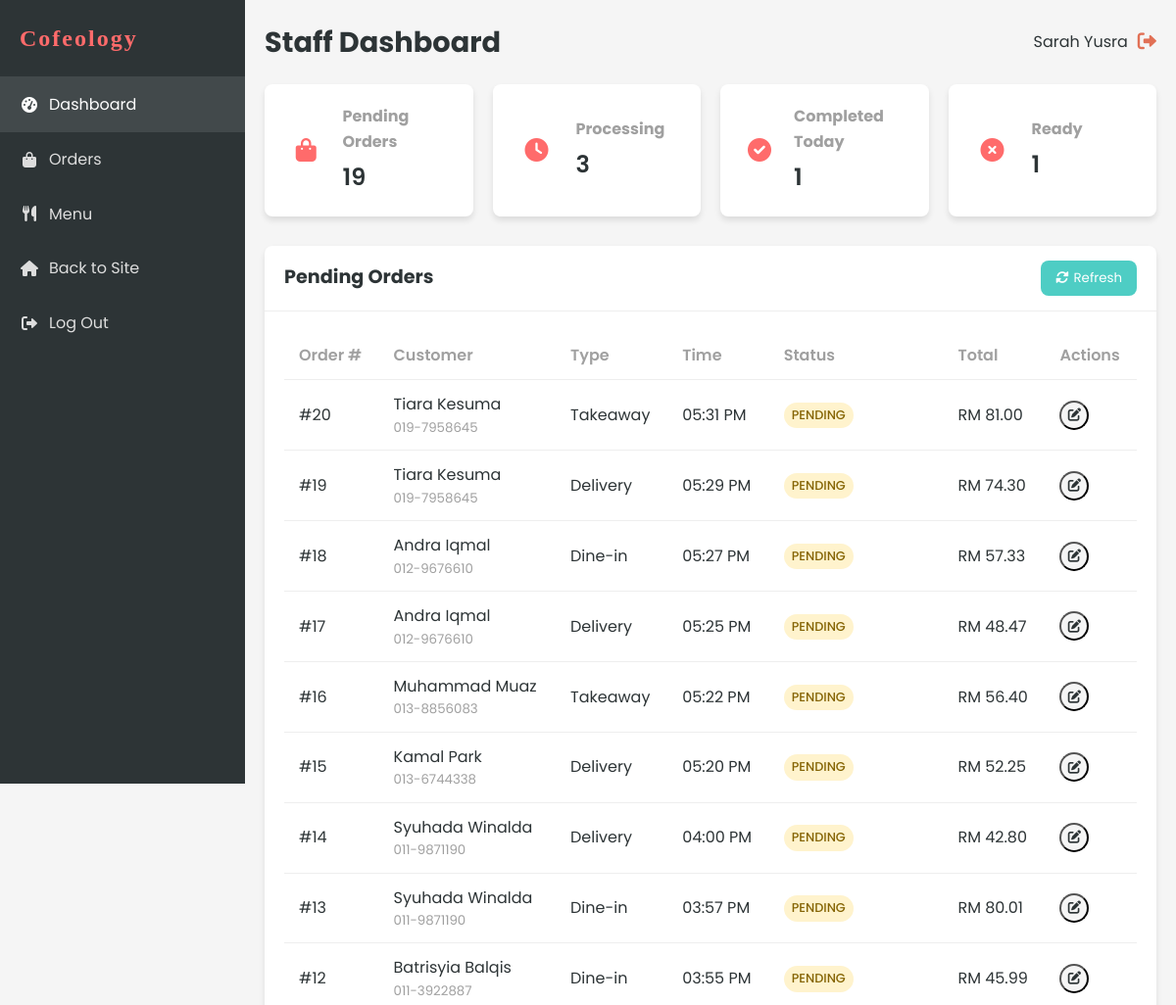
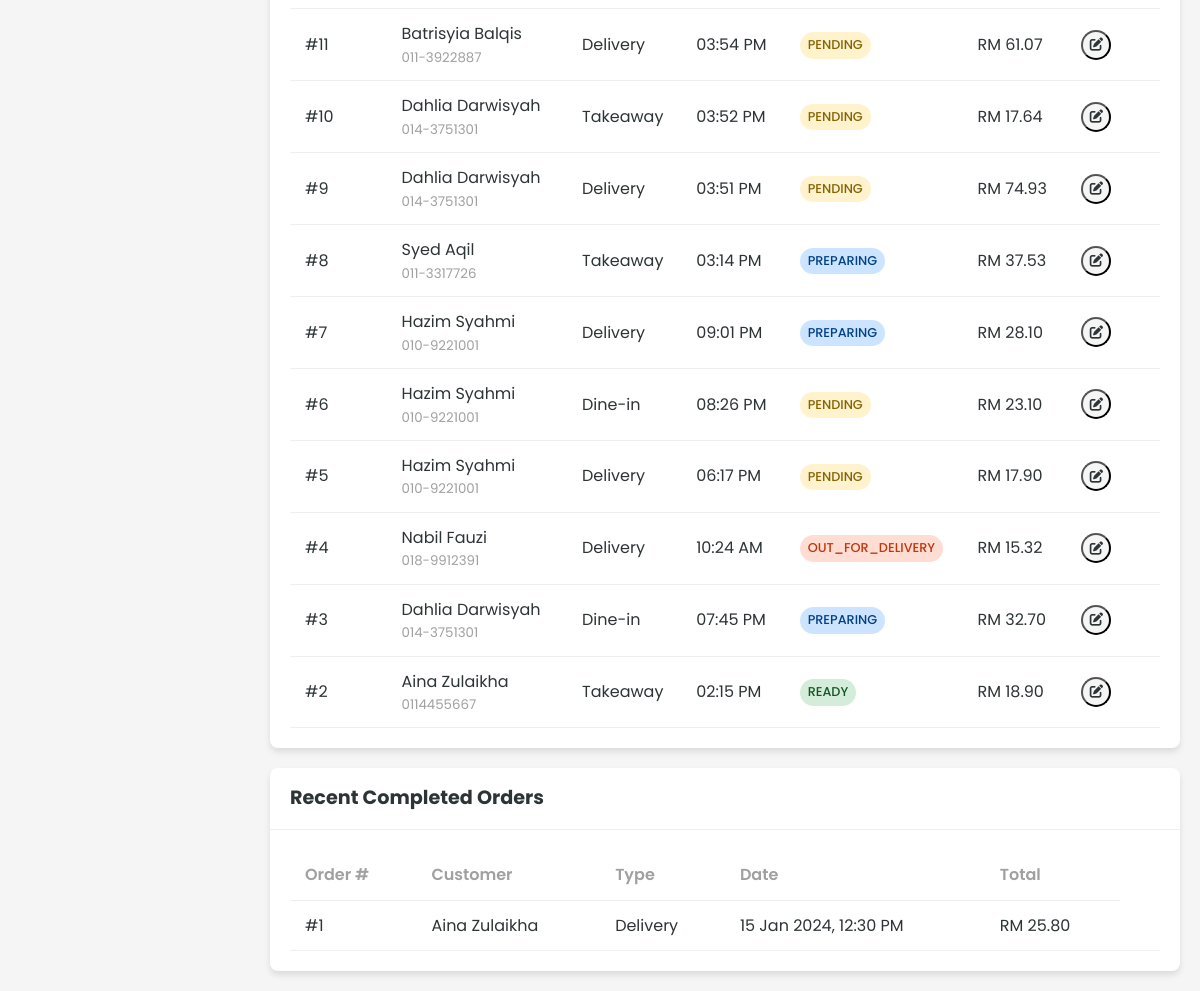
/staff/dashboard.php (signed in), run on the app's committed database (2 pictures, top to bottom).
### tables this page shows
CREATE TABLE `order` (
  `ORDER_ID` int(11) NOT NULL,
  `ORDER_NUMBER` varchar(20) NOT NULL,
  `ORDER_TIME` time NOT NULL,
  `ORDER_DATE` date NOT NULL,
  `ORDER_TYPE` enum('delivery','takeaway','dine-in') NOT NULL,
  `ORDER_STATUS` enum('pending','preparing','ready','out_for_delivery','completed','cancelled') DEFAULT 'pending',
  `TOT_AMOUNT` decimal(10,2) NOT NULL,
  `DELIVERY_ADDRESS` text DEFAULT NULL,
  `PAYMENT_METHOD` varchar(50) DEFAULT NULL,
  `PAYMENT_STATUS` enum('pending','completed','failed') DEFAULT 'pending',
  `CUST_ID` int(11) NOT NULL,
  `STAFF_ID` int(11) DEFAULT NULL,
  `special_instructions` text DEFAULT NULL,
  `pickup_time` datetime DEFAULT NULL,
  `created_at` timestamp NOT NULL DEFAULT current_timestamp(),
  `updated_at` timestamp NOT NULL DEFAULT current_timestamp() ON UPDATE current_timestamp()
);

CREATE TABLE `customer` (
  `CUST_ID` int(11) NOT NULL,
  `CUSTOMER_ID` varchar(20) NOT NULL,
  `CUST_NAME` varchar(100) NOT NULL,
  `CUST_NPHONE` varchar(20) NOT NULL,
  `CUST_EMAIL` varchar(100) NOT NULL,
  `CUST_PASSWORD` varchar(255) NOT NULL,
  `MEMBERSHIP` enum('basic','premium','vip') DEFAULT 'basic',
  `created_at` timestamp NOT NULL DEFAULT current_timestamp(),
  `updated_at` timestamp NOT NULL DEFAULT current_timestamp() ON UPDATE current_timestamp()
);

### includes/functions.php (called while the page is built, shortened)
<?php
function formatCurrency($amount) {
    return 'RM ' . number_format($amount, 2);
}
?>

### staff/dashboard.php (the view, shortened to what this page needs)
<?php
include '../includes/db_connect.php';
include '../includes/functions.php';
$stmt = $conn->prepare("
    SELECT o.*, c.CUST_NAME as customer_name, c.CUST_NPHONE as customer_phone
    FROM `ORDER` o
    JOIN CUSTOMER c ON o.CUST_ID = c.CUST_ID
    WHERE o.ORDER_STATUS != 'completed' AND o.ORDER_STATUS != 'cancelled'
    ORDER BY o.ORDER_DATE DESC, o.ORDER_TIME DESC
");
$stmt->execute();
$pendingOrders = $stmt->get_result()->fetch_all(MYSQLI_ASSOC);
$stmt = $conn->prepare("
    SELECT o.*, c.CUST_NAME as customer_name
    FROM `ORDER` o
    JOIN CUSTOMER c ON o.CUST_ID = c.CUST_ID
    WHERE o.ORDER_STATUS = 'completed'
    ORDER BY o.ORDER_DATE DESC, o.ORDER_TIME DESC
    LIMIT 10
");
$stmt->execute();
$completedOrders = $stmt->get_result()->fetch_all(MYSQLI_ASSOC);
?>
<!DOCTYPE html>
<html lang="en">
<head>
    <link rel="stylesheet" href="../css/style.css?v=1.1">
    <link rel="stylesheet" href="../css/dashboard.css?v=1.1">
    <link rel="stylesheet" href="https://cdnjs.cloudflare.com/ajax/libs/font-awesome/6.0.0-beta3/css/all.min.css">
</head>
<body>
    <div class="dashboard-container">
        <?php include 'sidebar.php'; ?>
        <div class="dashboard-content">
            <header class="dashboard-header">
                <div class="header-title">
                    <h1>Staff Dashboard</h1>
                </div>
                <div class="header-actions">
                    <div class="user-info">
                        <span><?php echo htmlspecialchars($_SESSION['user_name']); ?></span>
                        <a href="../logout.php" class="logout-btn">
                            <i class="fas fa-sign-out-alt"></i>
                        </a>
                    </div>
                </div>
            </header>
            <div class="dashboard-stats">
                <div class="stat-card">
                    <div class="stat-icon">
                        <i class="fas fa-shopping-bag"></i>
                    </div>
                    <div class="stat-info">
                        <h3>Pending Orders</h3>
                        <p id="pending-count"><?php echo count($pendingOrders); ?></p>
                    </div>
                </div>
                <div class="stat-card">
                    <div class="stat-icon">
                        <i class="fas fa-clock"></i>
                    </div>
                    <div class="stat-info">
                        <h3>Processing</h3>
                        <p id="processing-count">
                            <?php
                            $processingCount = 0;
                            foreach($pendingOrders as $order) {
                                if($order['ORDER_STATUS'] === 'preparing') $processingCount++;
                            }
                            echo $processingCount;
                            ?>
                        </p>
                    </div>
                </div>
                <div class="stat-card">
                    <div class="stat-icon">
                        <i class="fas fa-check-circle"></i>
                    </div>
                    <div class="stat-info">
                        <h3>Completed Today</h3>
                        <p id="completed-count"><?php echo count($completedOrders); ?></p>
                    </div>
                </div>
                <div class="stat-card">
                    <div class="stat-icon">
                        <i class="fas fa-times-circle"></i>
                    </div>
                    <div class="stat-info">
                        <h3>Ready</h3>
                        <p id="ready-count">
                            <?php
                            $readyCount = 0;
                            foreach($pendingOrders as $order) {
                                if($order['ORDER_STATUS'] === 'ready') $readyCount++;
                            }
                            echo $readyCount;
                            ?>
                        </p>
                    </div>
                </div>
            </div>
            <div class="dashboard-main">
                <div class="card">
                    <div class="card-header">
                        <h2>Pending Orders</h2>
                        <button class="refresh-btn" onclick="refreshOrders()">
                            <i class="fas fa-sync-alt"></i> Refresh
                        </button>
                    </div>
                    <div class="card-body">
                        <div class="table-responsive">
                            <table class="table">
                                <thead>
                                    <tr>
                                        <th>Order #</th>
                                        <th>Customer</th>
                                        <th>Type</th>
                                        <th>Time</th>
                                        <th>Status</th>
                                        <th>Total</th>
                                        <th>Actions</th>
                                    </tr>
                                </thead>
                                <tbody id="pending-orders">
                                    <?php if (empty($pendingOrders)): ?>
                                        <tr>
                                            <td colspan="7" class="text-center">No pending orders</td>
                                        </tr>
                                    <?php else: ?>
                                        <?php foreach ($pendingOrders as $order): ?>
                                            <tr>
                                                <td>#<?php echo $order['ORDER_ID']; ?></td>
                                                <td>
                                                    <div class="customer-info">
                                                        <span><?php echo htmlspecialchars($order['customer_name']); ?></span>
                                                        <small><?php echo htmlspecialchars($order['customer_phone']); ?></small>
                                                    </div>
                                                </td>
                                                <td><?php echo ucfirst($order['ORDER_TYPE']); ?></td>
                                                <td><?php echo date('h:i A', strtotime($order['ORDER_DATE'] . ' ' . $order['ORDER_TIME'])); ?></td>
                                                <td>
                                                    <span class="status-badge <?php echo $order['ORDER_STATUS']; ?>">
                                                        <?php echo ucfirst($order['ORDER_STATUS']); ?>
                                                    </span>
                                                </td>
                                                <td><?php echo formatCurrency($order['TOT_AMOUNT']); ?></td>
                                                <td>
                                                    <div class="table-actions">
                                                        <button class="btn-icon update-status" data-id="<?php echo $order['ORDER_ID']; ?>" title="Update Status">
                                                            <i class="fas fa-edit"></i>
                                                        </button>
                                                    </div>
                                                </td>
                                            </tr>
                                        <?php endforeach; ?>
                                    <?php endif; ?>
                                </tbody>
                            </table>
                        </div>
                    </div>
                </div>
                <div class="card">
                    <div class="card-header">
                        <h2>Recent Completed Orders</h2>
                    </div>
                    <div class="card-body">
                        <div class="table-responsive">
                            <table class="table">
                                <thead>
                                    <tr>
                                        <th>Order #</th>
                                        <th>Customer</th>
                                        <th>Type</th>
                                        <th>Date</th>
                                        <th>Total</th>
                                    </tr>
                                </thead>
                                <tbody>
                                    <?php if (empty($completedOrders)): ?>
                                        <tr>
                                            <td colspan="6" class="text-center">No completed orders</td>
                                        </tr>
                                    <?php else: ?>
                                        <?php foreach ($completedOrders as $order): ?>
                                            <tr>
                                                <td>#<?php echo $order['ORDER_ID']; ?></td>
                                                <td><?php echo htmlspecialchars($order['customer_name']); ?></td>
                                                <td><?php echo ucfirst($order['ORDER_TYPE']); ?></td>
                                                <td><?php echo date('d M Y, h:i A', strtotime($order['ORDER_DATE'] . ' ' . $order['ORDER_TIME'])); ?></td>
                                                <td><?php echo formatCurrency($order['TOT_AMOUNT']); ?></td>
                                                <td>
                                                </td>
                                            </tr>
                                        <?php endforeach; ?>
                                    <?php endif; ?>
                                </tbody>
                            </table>
                        </div>
                    </div>
                </div>
            </div>
        </div>
    </div>
</body>
</html>

### css/style.css (style rules this page uses)
:root { --primary-color: #ff6b6b; --secondary-color: #4ecdc4; --accent-color: #ffd166; --dark-color: #2d3436; --light-color: #f8f9fa; --success-color: #6bcd69; --warning-color: #ffd166; --danger-color: #e17055; --gray-color: #a0a0a0; --border-radius: 8px; --box-shadow: 0 4px 6px rgba(0, 0, 0, 0.1); --transition: all 0.3s ease; }
* { margin: 0; padding: 0; box-sizing: border-box; }
body { font-family: 'Poppins', "Segoe UI", Tahoma, Geneva, Verdana, sans-serif; line-height: 1.6; color: var(--dark-color); background-color: #f5f5f5; }
a { text-decoration: none; color: var(--primary-color); transition: var(--transition); }
.header-actions { display: flex; align-items: center; }
.header-actions > * { margin-left: 15px; }

### css/dashboard.css (style rules this page uses)
.dashboard-container { display: flex; min-height: 100vh; }
.dashboard-content { flex: 1; margin-left: 250px; padding: 20px; background-color: #f5f5f5; }
.dashboard-header { display: flex; justify-content: space-between; align-items: center; margin-bottom: 20px; }
.header-title h1 { margin: 0; font-size: 1.8rem; }
.header-actions { display: flex; align-items: center; }
.user-info { display: flex; align-items: center; }
.user-info span { margin-right: 10px; }
.logout-btn { color: var(--danger-color); font-size: 1.2rem; }
.dashboard-stats { display: grid; grid-template-columns: repeat(auto-fit, minmax(200px, 1fr)); gap: 20px; margin-bottom: 30px; }
.stat-card { background-color: white; border-radius: var(--border-radius); box-shadow: var(--box-shadow); padding: 20px; display: flex; align-items: center; }
.stat-icon { width: 50px; height: 50px; background-color: rgba(var(--primary-color-rgb), 0.1); color: var(--primary-color); border-radius: 50%; display: flex; justify-content: center; align-items: center; font-size: 1.5rem; margin-right: 15px; }
.stat-info h3 { margin: 0 0 5px; font-size: 1rem; color: var(--gray-color); }
.stat-info p { margin: 0; font-size: 1.5rem; font-weight: 600; }
.dashboard-main { display: grid; grid-template-columns: 1fr; gap: 20px; }
.card { background-color: white; border-radius: var(--border-radius); box-shadow: var(--box-shadow); overflow: hidden; }
.card-header { padding: 15px 20px; border-bottom: 1px solid #eee; display: flex; justify-content: space-between; align-items: center; }
.card-header h2 { margin: 0; font-size: 1.2rem; }
.card-body { padding: 20px; }
.table-responsive { overflow-x: auto; }
.table { width: 100%; border-collapse: collapse; }
.table th, .table td { padding: 12px 15px; text-align: left; border-bottom: 1px solid #eee; }
.table th { font-weight: 600; color: var(--gray-color); }
.table-actions { display: flex; gap: 10px; }
.btn-icon { width: 30px; height: 30px; border-radius: 50%; display: flex; justify-content: center; align-items: center; background-color: #f5f5f5; color: var(--dark-color); cursor: pointer; transition: var(--transition); }
.customer-info { display: flex; flex-direction: column; }
.customer-info small { color: var(--gray-color); }
.status-badge { display: inline-block; padding: 3px 8px; border-radius: 20px; font-size: 0.8rem; font-weight: 500; text-transform: uppercase; }
.status-badge.pending { background-color: rgba(255, 193, 7, 0.2); color: #856404; }
.status-badge.preparing { background-color: rgba(0, 123, 255, 0.2); color: #004085; }
.status-badge.ready { background-color: rgba(40, 167, 69, 0.2); color: #155724; }
.status-badge.out_for_delivery { background-color: rgba(255, 87, 34, 0.2); color: #bf360c; }
.refresh-btn { font-family: 'Poppins', sans-serif; display: flex; align-items: center; gap: 5px; padding: 8px 15px; background-color: var(--secondary-color); color: white; border: none; border-radius: var(--border-radius); cursor: pointer; transition: var(--transition); }

### data on the page
order: ORDER_ID "20", CUST_ID.CUST_NAME "Tiara Kesuma", CUST_ID.CUST_NPHONE "019-7958645", ORDER_TYPE "Takeaway", ORDER_DATE+ORDER_TIME "05:31 PM", ORDER_STATUS "PENDING", TOT_AMOUNT "RM 81.00"
order: ORDER_ID "19", CUST_ID.CUST_NAME "Tiara Kesuma", CUST_ID.CUST_NPHONE "019-7958645", ORDER_TYPE "Delivery", ORDER_DATE+ORDER_TIME "05:29 PM", ORDER_STATUS "PENDING", TOT_AMOUNT "RM 74.30"
order: ORDER_ID "18", CUST_ID.CUST_NAME "Andra Iqmal", CUST_ID.CUST_NPHONE "012-9676610", ORDER_TYPE "Dine-in", ORDER_DATE+ORDER_TIME "05:27 PM", ORDER_STATUS "PENDING", TOT_AMOUNT "RM 57.33"
order: ORDER_ID "17", CUST_ID.CUST_NAME "Andra Iqmal", CUST_ID.CUST_NPHONE "012-9676610", ORDER_TYPE "Delivery", ORDER_DATE+ORDER_TIME "05:25 PM", ORDER_STATUS "PENDING", TOT_AMOUNT "RM 48.47"
order: ORDER_ID "16", CUST_ID.CUST_NAME "Muhammad Muaz", CUST_ID.CUST_NPHONE "013-8856083", ORDER_TYPE "Takeaway", ORDER_DATE+ORDER_TIME "05:22 PM", ORDER_STATUS "PENDING", TOT_AMOUNT "RM 56.40"
order: ORDER_ID "15", CUST_ID.CUST_NAME "Kamal Park", CUST_ID.CUST_NPHONE "013-6744338", ORDER_TYPE "Delivery", ORDER_DATE+ORDER_TIME "05:20 PM", ORDER_STATUS "PENDING", TOT_AMOUNT "RM 52.25"
order: ORDER_ID "14", CUST_ID.CUST_NAME "Syuhada Winalda", CUST_ID.CUST_NPHONE "011-9871190", ORDER_TYPE "Delivery", ORDER_DATE+ORDER_TIME "04:00 PM", ORDER_STATUS "PENDING", TOT_AMOUNT "RM 42.80"
order: ORDER_ID "13", CUST_ID.CUST_NAME "Syuhada Winalda", CUST_ID.CUST_NPHONE "011-9871190", ORDER_TYPE "Dine-in", ORDER_DATE+ORDER_TIME "03:57 PM", ORDER_STATUS "PENDING", TOT_AMOUNT "RM 80.01"
order: ORDER_ID "12", CUST_ID.CUST_NAME "Batrisyia Balqis", CUST_ID.CUST_NPHONE "011-3922887", ORDER_TYPE "Dine-in", ORDER_DATE+ORDER_TIME "03:55 PM", ORDER_STATUS "PENDING", TOT_AMOUNT "RM 45.99"
order: ORDER_ID "11", CUST_ID.CUST_NAME "Batrisyia Balqis", CUST_ID.CUST_NPHONE "011-3922887", ORDER_TYPE "Delivery", ORDER_DATE+ORDER_TIME "03:54 PM", ORDER_STATUS "PENDING", TOT_AMOUNT "RM 61.07"
order: ORDER_ID "10", CUST_ID.CUST_NAME "Dahlia Darwisyah", CUST_ID.CUST_NPHONE "014-3751301", ORDER_TYPE "Takeaway", ORDER_DATE+ORDER_TIME "03:52 PM", ORDER_STATUS "PENDING", TOT_AMOUNT "RM 17.64"
order: ORDER_ID "9", CUST_ID.CUST_NAME "Dahlia Darwisyah", CUST_ID.CUST_NPHONE "014-3751301", ORDER_TYPE "Delivery", ORDER_DATE+ORDER_TIME "03:51 PM", ORDER_STATUS "PENDING", TOT_AMOUNT "RM 74.93"
order: ORDER_ID "8", CUST_ID.CUST_NAME "Syed Aqil", CUST_ID.CUST_NPHONE "011-3317726", ORDER_TYPE "Takeaway", ORDER_DATE+ORDER_TIME "03:14 PM", ORDER_STATUS "PREPARING", TOT_AMOUNT "RM 37.53"
order: ORDER_ID "7", CUST_ID.CUST_NAME "Hazim Syahmi", CUST_ID.CUST_NPHONE "010-9221001", ORDER_TYPE "Delivery", ORDER_DATE+ORDER_TIME "09:01 PM", ORDER_STATUS "PREPARING", TOT_AMOUNT "RM 28.10"
order: ORDER_ID "6", CUST_ID.CUST_NAME "Hazim Syahmi", CUST_ID.CUST_NPHONE "010-9221001", ORDER_TYPE "Dine-in", ORDER_DATE+ORDER_TIME "08:26 PM", ORDER_STATUS "PENDING", TOT_AMOUNT "RM 23.10"
order: ORDER_ID "5", CUST_ID.CUST_NAME "Hazim Syahmi", CUST_ID.CUST_NPHONE "010-9221001", ORDER_TYPE "Delivery", ORDER_DATE+ORDER_TIME "06:17 PM", ORDER_STATUS "PENDING", TOT_AMOUNT "RM 17.90"
order: ORDER_ID "4", CUST_ID.CUST_NAME "Nabil Fauzi", CUST_ID.CUST_NPHONE "018-9912391", ORDER_TYPE "Delivery", ORDER_DATE+ORDER_TIME "10:24 AM", ORDER_STATUS "OUT_FOR_DELIVERY", TOT_AMOUNT "RM 15.32"
order: ORDER_ID "3", CUST_ID.CUST_NAME "Dahlia Darwisyah", CUST_ID.CUST_NPHONE "014-3751301", ORDER_TYPE "Dine-in", ORDER_DATE+ORDER_TIME "07:45 PM", ORDER_STATUS "PREPARING", TOT_AMOUNT "RM 32.70"
order: ORDER_ID "2", CUST_ID.CUST_NAME "Aina Zulaikha", CUST_ID.CUST_NPHONE "0114455667", ORDER_TYPE "Takeaway", ORDER_DATE+ORDER_TIME "02:15 PM", ORDER_STATUS "READY", TOT_AMOUNT "RM 18.90"
order: ORDER_ID "1", CUST_ID.CUST_NAME "Aina Zulaikha", ORDER_TYPE "Delivery", ORDER_DATE+ORDER_TIME "15 Jan 2024, 12:30 PM", TOT_AMOUNT "RM 25.80"

### other printed values
$_SESSION['user_name'] "Sarah Yusra"
count($pendingOrders) "19"
$processingCount "3"
count($completedOrders) "1"
$readyCount "1"
